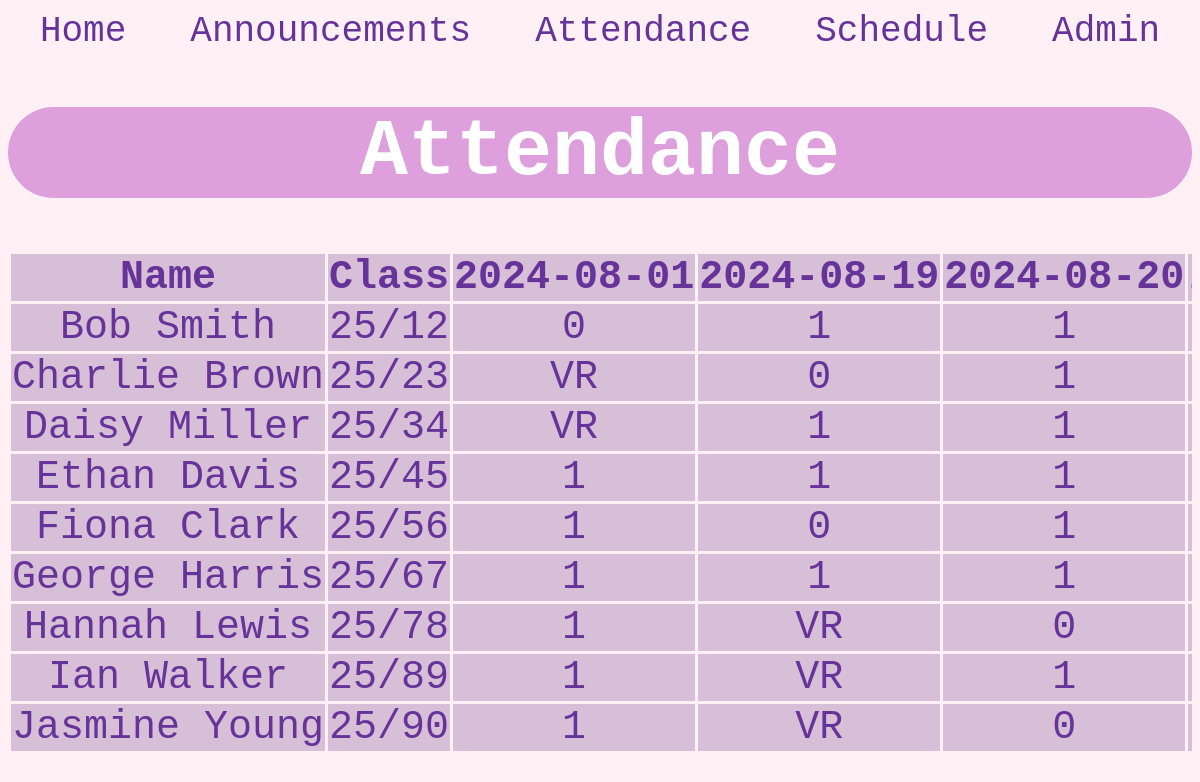
The app's page /attendance with its own data.
### tables this page shows
CREATE TABLE "attendance" (
	`stu_id`	INTEGER PRIMARY KEY AUTOINCREMENT,
	`name`	TEXT,
	`class`	TEXT
, '2024_08_01' TEXT, '2024_08_19' TEXT, '2024_08_20' TEXT, '2024_08_22' TEXT, '2024_08_25' TEXT, '2024_08_26' TEXT, '2024_08_27' TEXT, '2024_07_24' TEXT, '2024_07_05' TEXT, '2024_07_01' TEXT);

### main.py (the view)
@app.route("/attendance")
def attendance():
    data = opendb("SELECT * FROM attendance")
    con = sqlite3.connect('activity_hub.db')
    cur = con.cursor()
    query = "SELECT * FROM attendance LIMIT 1"
    cur.execute(query)
    dates = [description[0] for description in cur.description]
    formatted_dates = []
    for date in dates[3:]:
        formatted_dates.append(date.replace('_', '-'))
    dates = formatted_dates
    con.close()
    return render_template("attendance.html", data=data, dates=dates)

### main.py (called while the page is built)
def opendb(query, params=None):
    con = sqlite3.connect('activity_hub.db')
    cur = con.cursor()
    if params is None:
        cur.execute(query)
    else:
        cur.execute(query, params)
    res = cur.fetchall()
    con.close()
    return res

### templates/attendance.html (shortened to what this page needs)
<!DOCTYPE HTML>
<html>
<head>
	<link rel="stylesheet" href="{{ url_for('static', filename='style.css') }}">
</head>
<body>
	<a href="{{ url_for('home') }}" style="text-decoration: none;">Home</a>
	<a href="{{ url_for('announce') }}" style="text-decoration: none;">Announcements</a>
	<a href="{{ url_for('attendance') }}" style="text-decoration: none;">Attendance</a>
	<a href="{{ url_for('schedule') }}" style="text-decoration: none;">Schedule</a>
	<a href="{{ url_for('admin') }}" style="text-decoration: none;">Admin</a>
	<h1>Attendance</h1>
	<div class="attendance_display">
	<table>
		<tr>
			<th>Name</th>
			<th>Class</th>
			{% for date in dates %}
			<th>{{ date }}</th>
			{% endfor %}
		</tr>
		{% for attendances in data %}
		<tr>
			{% for attendance in attendances[1:] %}
			{% if attendance is none %}
			<td></td>
			{% else %}
			<td>{{ attendance }}</td>
			{% endif %}
			{% endfor %}
		</tr>
		{% endfor %}
	</table>
	</div>
</body>
</html>

### static/style.css (style rules this page uses)
body { font-family: Courier New; background-color: lavenderblush; text-align: center; font-size: 40px; color: rebeccapurple; }
h1 { border: none; border-radius: 50px; background-color: plum; color: white; }
table { width: 100%; border-collapse: collapse; color: rebeccapurple; background-color: thistle; }
th, td { border: 3px solid lavenderblush; text-align: center; }
a { font-size: 36px; color: rebeccapurple; margin-left: 20px; margin-right: 20px; }
.attendance_display { overflow-x: auto; white-space: nowrap; }

### records on screen
attendance: name "Bob Smith", class "25/12", attendance "0" "1" "1"
attendance: name "Charlie Brown", class "25/23", 2024_08_01 "VR", attendance "0" "1"
attendance: name "Daisy Miller", class "25/34", 2024_08_01 "VR", attendance "1" "1"
attendance: name "Ethan Davis", class "25/45", attendance "1" "1" "1"
attendance: name "Fiona Clark", class "25/56", attendance "1" "0" "1"
attendance: name "George Harris", class "25/67", attendance "1" "1" "1"
attendance: name "Hannah Lewis", class "25/78", attendance "1" "0", 2024_08_19 "VR"
attendance: name "Ian Walker", class "25/89", attendance "1" "1", 2024_08_19 "VR"
attendance: name "Jasmine Young", class "25/90", attendance "1" "0", 2024_08_19 "VR"

### other values on screen
{{ date }} "2024-08-01" "2024-08-19" "2024-08-20"
